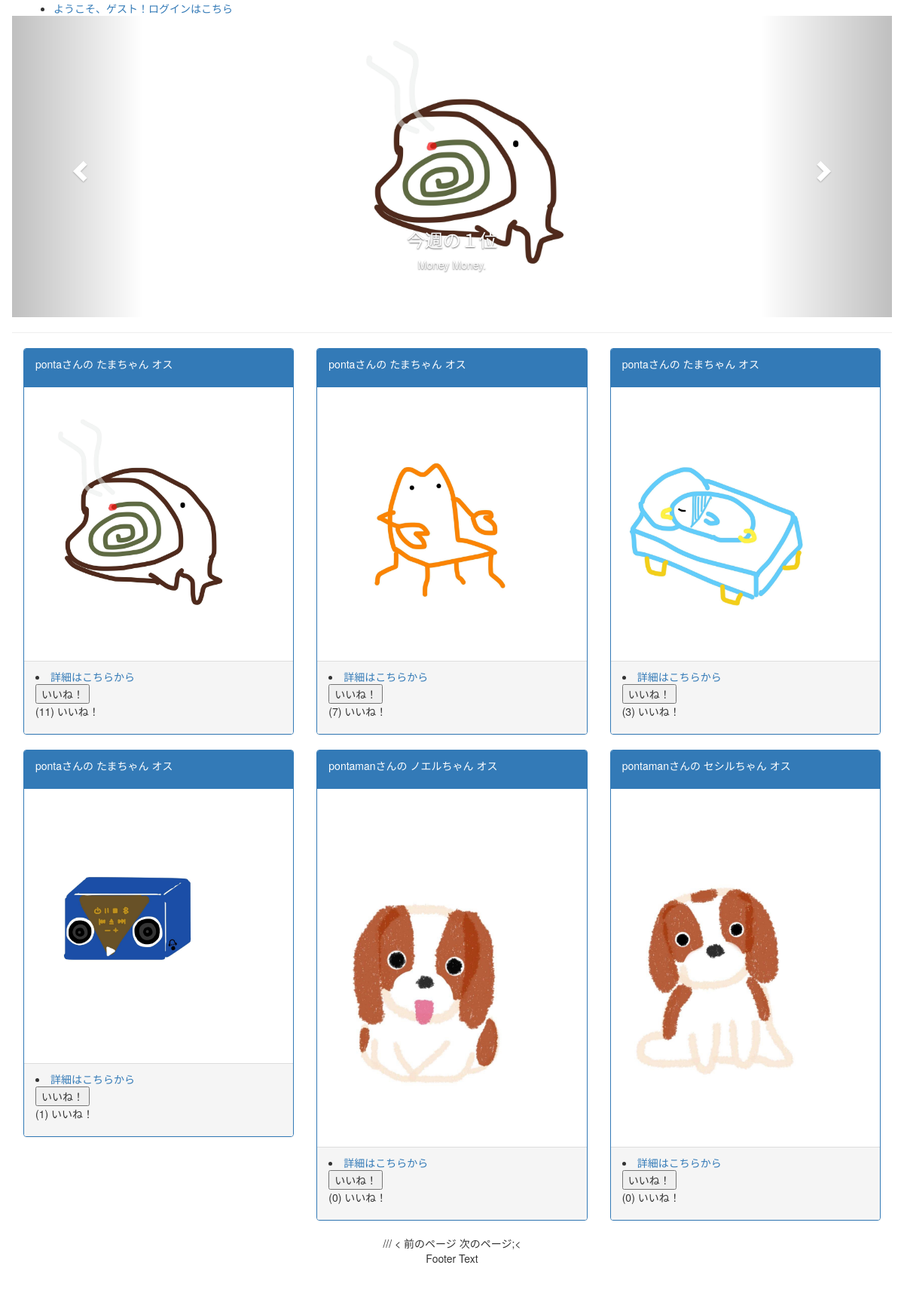
The page / on the database its author committed.
### blog/models.py (models this page shows, shortened)
class Photo(models.Model):
    image = models.ImageField(verbose_name='写真',upload_to='images/',)
    good_count = models.IntegerField(default=0)
    pub_date = models.DateTimeField(default=timezone.now)
    pet = models.ForeignKey(Pet, on_delete=models.CASCADE,null=True)
    is_primary = models.BooleanField(verbose_name='表示用として使う',default=False)
    is_dispalyed = models.BooleanField(verbose_name='表示させますか？',default=False)

class Pet(models.Model):
    SEX_CHOICES = (
        (0,'オス'),
        (1,'メス'),
        (2,'秘密'),
    )
    PET_CHOICES = (
        (0,'犬'),
        (1,'猫'),
        (2,'その他'),
    )
    name = models.CharField(max_length=40)
    owner = models.ForeignKey(get_user_model(),on_delete=models.CASCADE,null=True)
    sex = models.IntegerField(
        verbose_name = '性別',
        choices = SEX_CHOICES,
        default = 0
    )
    together_with = models.IntegerField(
        verbose_name = 'いつから一緒にいますか？',
        default=1985,
        validators=[MinValueValidator(1985)]
    )
    pet_type = models.IntegerField(
        verbose_name = 'ペットの種類',
        choices = PET_CHOICES,
        default = 0
    )
    created_at = models.DateTimeField(default=timezone.now)

### blog/views.py (the view)
# urls.py: path('', views.index, name='index'),
def index(request):
    if request.method == 'GET':
        best_photos = Photo.objects.order_by('-good_count')[:2]
        photos = Photo.objects.order_by('-good_count')
        paginator = Paginator(photos, 30)
        page = request.GET.get('page', 1)
        photos =  paginator.page(page)
        user = request.user
        goods = Good.objects.all()
        return render(request, 'blog/index.html', {
                'goods':goods,
                'best_photos':best_photos,
                'photos': photos,
                'user': user})

### blog/templates/blog/index.html (shortened to what this page needs)
<!DOCTYPE html>
<html lang="ja">
<head>
  <link rel="stylesheet" href="http://maxcdn.bootstrapcdn.com/bootstrap/3.3.7/css/bootstrap.min.css">
</head>
<body>
<nav class="navbar ">
  <div class="container-fluid">
    <div class="navbar-header">
      <div class="collapse navbar-collapse" id="navbarSupportedContent">
       <ul class="navbar-nav mr-auto">
         {% if user.is_authenticated %}
         <li>
           <a class="nav-item nav-link" href="{% url 'logout' %}">ログアウト</a>
           <a href="{% url 'mypage' user.id %} ">マイページへ</a></li>
         </li>
         {% else %}
         <li class="nav-item">
           <a class="nav-item nav-link" href="{% url 'login' %}">
           ようこそ、ゲスト！ログインはこちら
         </a>
         </li>
         {% endif %}
       </ul>
     </div>
     <div id="myCarousel" class="carousel slide" data-ride="carousel">
         <ol class="carousel-indicators">
           <li data-target="#myCarousel" data-slide-to="0" class="active"></li>
           <li data-target="#myCarousel" data-slide-to="1"></li>
         </ol>
         <div class="carousel-inner" role="listbox">
           <div class="item active">
             <img class="img-fluid" src="/media/{{ best_photos.0.image }}" >
             <div class="carousel-caption">
               <h3>今週の１位</h3>
               <p>Money Money.</p>
             </div>
           </div>
         </div>
         <a class="left carousel-control" href="#myCarousel" role="button" data-slide="prev">
           <span class="glyphicon glyphicon-chevron-left" aria-hidden="true"></span>
         </a>
         <a class="right carousel-control" href="#myCarousel" role="button" data-slide="next">
           <span class="glyphicon glyphicon-chevron-right" aria-hidden="true"></span>
         </a>
     </div>
<hr>
{% for pho in photos %}
{% if pho.is_dispalyed == True %}
  <div class="col-sm-4">
    <div class="panel panel-primary">
      <div class="panel-heading"> <p>{{ pho.pet.owner.username }}さんの {{ pho.pet.name }}ちゃん {{ pho.pet.get_sex_display }}</p></div>
      <div class="panel-body"><img class="img-responsive" src="/media/{{ pho.image }}" class="img-responsive" width="250" height="20" alt="Image"></div>
      <div class="panel-footer">
        <li><a href="{% url 'detail' photo_id=pho.id %} ">詳細はこちらから</a></li>
        <form action="{% url 'good' pho.id %}" method="post">
        <input type="submit" name="good" value="いいね！">
        </form>
        <p> ({{ pho.good_count }}) いいね！</p>
      </div>
    </div>
  </div>
  {% endif %}
  {% endfor %}
<footer class="container-fluid text-center">
  ///
    {% if photos.has_previous %}
  <a href="?page={{ photos.previous_page_number }}">&lt; 前のページ</a>
  {% else %}
  <span>&lt; 前のページ</span>
  {% endif %}
  {% if photos.has_next %}
  <a href="?page={{ photos.next_page_number }}">次のページ &gt;</a>
  {% else %}
  <span>次のページ;&lt; </span>
  {% endif %}
  <p>Footer Text</p>
</footer>
</body>
</html>

### blog/templates/blog/index.html (style rules this page uses)
footer { padding: 25px; }

### rows shown on the page
Photo: image (picture), pet.owner.username "ponta", pet.name "たま", pet.sex "オス", good_count "11"
Photo: pet.owner.username "ponta", pet.name "たま", pet.sex "オス", image (picture), good_count "7"
Photo: pet.owner.username "ponta", pet.name "たま", pet.sex "オス", image (picture), good_count "3"
Photo: pet.owner.username "ponta", pet.name "たま", pet.sex "オス", image (picture), good_count "1"
Photo: pet.owner.username "pontaman", pet.name "ノエル", pet.sex "オス", image (picture), good_count "0"
Photo: pet.owner.username "pontaman", pet.name "セシル", pet.sex "オス", image (picture), good_count "0"
